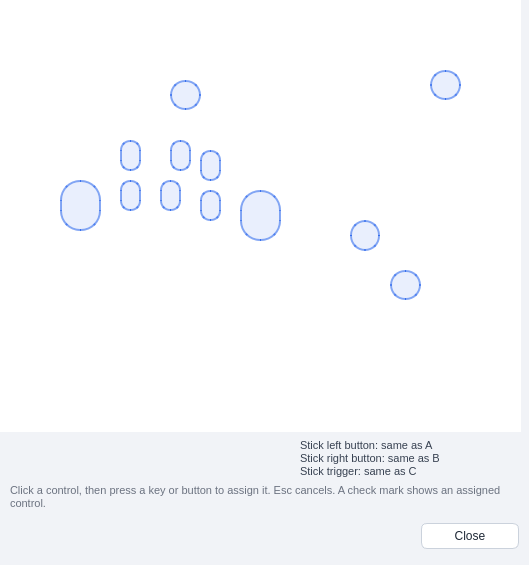
<?xml version="1.0" encoding="UTF-8"?>
<ui version="4.0">
 <class>UIMissionStickSetting</class>
 <widget class="QDialog" name="UIMissionStickSetting">
  <property name="geometry">
   <rect>
    <x>0</x>
    <y>0</y>
    <width>529</width>
    <height>565</height>
   </rect>
  </property>
  <property name="focusPolicy">
   <enum>Qt::StrongFocus</enum>
  </property>
  <property name="windowTitle">
   <string>Mission Stick Configuration</string>
  </property>
  <property name="minimumSize"><size><width>529</width><height>565</height></size></property>
  <property name="maximumSize"><size><width>529</width><height>565</height></size></property>
  <property name="styleSheet"><string notr="true">
QDialog#UIMissionStickSetting { background:#f1f3f7; }
QLabel#label { background:#ffffff; }
QLabel#lHint { color:#6b7280; font-size:11px; }
QLabel#lInfos { color:#b45309; font-weight:bold; font-size:12px; }
QLabel#label_2, QLabel#label_3 { color:#374151; font-size:11px; }
QToolButton { background:rgba(37,99,235,26); border:2px solid rgba(37,99,235,140); }
QToolButton:hover { background:rgba(37,99,235,72); border:2px solid rgba(37,99,235,230); }
QToolButton:checked { background:rgba(245,158,11,90); border:3px solid #f59e0b; }
QToolButton#tbX { border-radius:10px; }
QToolButton#tbY { border-radius:10px; }
QToolButton#tbZ { border-radius:10px; }
QToolButton#tbC { border-radius:10px; }
QToolButton#tbB { border-radius:10px; }
QToolButton#tbA { border-radius:10px; }
QToolButton#tbStart { border-radius:15px; }
QToolButton#tbRightTrigger { border-radius:20px; }
QToolButton#tbLeftTrigger { border-radius:20px; }
QToolButton#tbAxis1Left { border-radius:15px; }
QToolButton#tbAxis2Down { border-radius:15px; }
QToolButton#tbAxis3Up { border-radius:15px; }
QDialogButtonBox QPushButton { background:#ffffff; color:#1f2937; border:1px solid #cbd2dc; border-radius:6px; padding:5px 16px; min-width:64px; }
QDialogButtonBox QPushButton:hover { background:#e8edf5; }
QDialogButtonBox QPushButton:pressed { background:#d9e0ec; }
</string></property>
  <widget class="QLabel" name="label">
   <property name="geometry">
    <rect>
     <x>0</x>
     <y>0</y>
     <width>521</width>
     <height>432</height>
    </rect>
   </property>
   <property name="pixmap">
    <pixmap resource="../resources/resources.qrc">:/actions/missionstick.png</pixmap>
   </property>
   <property name="scaledContents">
    <bool>true</bool>
   </property>
   <property name="alignment">
    <set>Qt::AlignCenter</set>
   </property>
  </widget>
  <widget class="QToolButton" name="tbX">
   <property name="geometry">
    <rect>
     <x>120</x>
     <y>140</y>
     <width>21</width>
     <height>31</height>
    </rect>
   </property>
   <property name="focusPolicy">
    <enum>Qt::NoFocus</enum>
   </property>
   <property name="toolTip">
    <string>X</string>
   </property>
   <property name="checkable">
    <bool>true</bool>
   </property>
   <property name="autoRaise">
    <bool>false</bool>
   </property>
  </widget>
  <widget class="QToolButton" name="tbY">
   <property name="geometry">
    <rect>
     <x>170</x>
     <y>140</y>
     <width>21</width>
     <height>31</height>
    </rect>
   </property>
   <property name="focusPolicy">
    <enum>Qt::NoFocus</enum>
   </property>
   <property name="toolTip">
    <string>Y</string>
   </property>
   <property name="checkable">
    <bool>true</bool>
   </property>
   <property name="autoRaise">
    <bool>false</bool>
   </property>
  </widget>
  <widget class="QToolButton" name="tbZ">
   <property name="geometry">
    <rect>
     <x>200</x>
     <y>150</y>
     <width>21</width>
     <height>31</height>
    </rect>
   </property>
   <property name="focusPolicy">
    <enum>Qt::NoFocus</enum>
   </property>
   <property name="toolTip">
    <string>Z</string>
   </property>
   <property name="checkable">
    <bool>true</bool>
   </property>
   <property name="autoRaise">
    <bool>false</bool>
   </property>
  </widget>
  <widget class="QToolButton" name="tbC">
   <property name="geometry">
    <rect>
     <x>200</x>
     <y>190</y>
     <width>21</width>
     <height>31</height>
    </rect>
   </property>
   <property name="focusPolicy">
    <enum>Qt::NoFocus</enum>
   </property>
   <property name="toolTip">
    <string>C</string>
   </property>
   <property name="checkable">
    <bool>true</bool>
   </property>
   <property name="autoRaise">
    <bool>false</bool>
   </property>
  </widget>
  <widget class="QToolButton" name="tbB">
   <property name="geometry">
    <rect>
     <x>160</x>
     <y>180</y>
     <width>21</width>
     <height>31</height>
    </rect>
   </property>
   <property name="focusPolicy">
    <enum>Qt::NoFocus</enum>
   </property>
   <property name="toolTip">
    <string>B</string>
   </property>
   <property name="checkable">
    <bool>true</bool>
   </property>
   <property name="autoRaise">
    <bool>false</bool>
   </property>
  </widget>
  <widget class="QToolButton" name="tbA">
   <property name="geometry">
    <rect>
     <x>120</x>
     <y>180</y>
     <width>21</width>
     <height>31</height>
    </rect>
   </property>
   <property name="focusPolicy">
    <enum>Qt::NoFocus</enum>
   </property>
   <property name="toolTip">
    <string>A</string>
   </property>
   <property name="checkable">
    <bool>true</bool>
   </property>
   <property name="autoRaise">
    <bool>false</bool>
   </property>
  </widget>
  <widget class="QToolButton" name="tbStart">
   <property name="geometry">
    <rect>
     <x>170</x>
     <y>80</y>
     <width>31</width>
     <height>30</height>
    </rect>
   </property>
   <property name="focusPolicy">
    <enum>Qt::NoFocus</enum>
   </property>
   <property name="toolTip">
    <string>Start</string>
   </property>
   <property name="checkable">
    <bool>true</bool>
   </property>
   <property name="autoRaise">
    <bool>false</bool>
   </property>
  </widget>
  <widget class="QToolButton" name="tbRightTrigger">
   <property name="geometry">
    <rect>
     <x>240</x>
     <y>190</y>
     <width>41</width>
     <height>51</height>
    </rect>
   </property>
   <property name="focusPolicy">
    <enum>Qt::NoFocus</enum>
   </property>
   <property name="toolTip">
    <string>Right trigger</string>
   </property>
   <property name="checkable">
    <bool>true</bool>
   </property>
   <property name="autoRaise">
    <bool>false</bool>
   </property>
  </widget>
  <widget class="QToolButton" name="tbLeftTrigger">
   <property name="geometry">
    <rect>
     <x>60</x>
     <y>180</y>
     <width>41</width>
     <height>51</height>
    </rect>
   </property>
   <property name="focusPolicy">
    <enum>Qt::NoFocus</enum>
   </property>
   <property name="toolTip">
    <string>Left trigger</string>
   </property>
   <property name="checkable">
    <bool>true</bool>
   </property>
   <property name="autoRaise">
    <bool>false</bool>
   </property>
  </widget>
  <widget class="QLabel" name="lInfos">
   <property name="geometry">
    <rect><x>10</x><y>517</y><width>399</width><height>40</height></rect>
   </property>
   <property name="alignment"><set>Qt::AlignLeading|Qt::AlignLeft|Qt::AlignVCenter</set></property>
     <property name="wordWrap"><bool>true</bool></property>
  </widget>
  <widget class="QDialogButtonBox" name="padButtons">
   <property name="geometry">
    <rect><x>419</x><y>521</y><width>100</width><height>30</height></rect>
   </property>
   <property name="standardButtons">
    <set>QDialogButtonBox::Close</set>
   </property>
  </widget>
  <widget class="QToolButton" name="tbAxis1Left">
   <property name="geometry">
    <rect>
     <x>350</x>
     <y>220</y>
     <width>30</width>
     <height>31</height>
    </rect>
   </property>
   <property name="focusPolicy">
    <enum>Qt::NoFocus</enum>
   </property>
   <property name="toolTip">
    <string>Stick Left</string>
   </property>
   <property name="checkable">
    <bool>true</bool>
   </property>
   <property name="autoRaise">
    <bool>false</bool>
   </property>
  </widget>
  <widget class="QToolButton" name="tbAxis2Down">
   <property name="geometry">
    <rect>
     <x>390</x>
     <y>270</y>
     <width>31</width>
     <height>30</height>
    </rect>
   </property>
   <property name="focusPolicy">
    <enum>Qt::NoFocus</enum>
   </property>
   <property name="toolTip">
    <string>Stick Down</string>
   </property>
   <property name="checkable">
    <bool>true</bool>
   </property>
   <property name="autoRaise">
    <bool>false</bool>
   </property>
  </widget>
  <widget class="QToolButton" name="tbAxis3Up">
   <property name="geometry">
    <rect>
     <x>430</x>
     <y>70</y>
     <width>31</width>
     <height>30</height>
    </rect>
   </property>
   <property name="focusPolicy">
    <enum>Qt::NoFocus</enum>
   </property>
   <property name="toolTip">
    <string>Throttle Up</string>
   </property>
   <property name="checkable">
    <bool>true</bool>
   </property>
   <property name="autoRaise">
    <bool>false</bool>
   </property>
  </widget>
  <widget class="QLabel" name="label_2">
   <property name="geometry">
    <rect><x>300</x><y>438</y><width>221</width><height>41</height></rect>
   </property>
   <property name="text">
    <string>Stick left button: same as A 
Stick right button: same as B 
Stick trigger: same as C</string>
   </property>
     <property name="wordWrap"><bool>true</bool></property>
  </widget>
  <widget class="QLabel" name="lHint">
   <property name="geometry"><rect><x>10</x><y>481</y><width>509</width><height>32</height></rect></property>
   <property name="text"><string>Click a control, then press a key or button to assign it. Esc cancels. A check mark shows an assigned control.</string></property>
   <property name="wordWrap"><bool>true</bool></property>
  </widget>
 </widget>
 <resources>
  <include location="../resources/resources.qrc"/>
 </resources>
 <connections>
  <connection>
   <sender>padButtons</sender>
   <signal>rejected()</signal>
   <receiver>UIMissionStickSetting</receiver>
   <slot>reject()</slot>
   <hints>
    <hint type="sourcelabel">
     <x>20</x>
     <y>20</y>
    </hint>
    <hint type="destinationlabel">
     <x>20</x>
     <y>20</y>
    </hint>
   </hints>
  </connection>
 </connections>
</ui>
